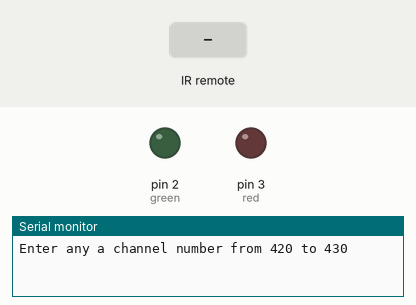
A sketch run on a simulated Arduino Uno, built with avr-gcc and run on an emulated ATmega328P. On the bench: output pins drawn as LEDs (lit = HIGH), the last lines printed to the serial monitor. Inputs (shaded band) come from the test bench.

Above: at 1.2 s.
1.3 s: infrared code 0xC00004 received
At 1.9 s:
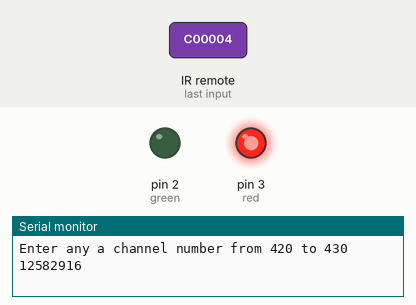
Timing chart, 0 to 4.3 s (numbered marks = the images above; inputs shaded):
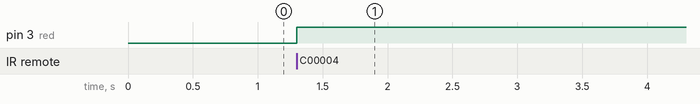

The sketch:

IR_HW.ino
```cpp
#include <IRremote.h>

int IR = 11;
int green = 2;
int red = 3;
IRrecv irrecv(IR);
decode_results results;

void setup() {
  // put your setup code here, to run once:
  pinMode(green,OUTPUT);
  pinMode(red,OUTPUT);
  Serial.begin(9600);
  irrecv.enableIRIn();
  Serial.println("Enter any a channel number from 420 to 430");
}

void loop() {
  // put your main code here, to run repeatedly:
  if (irrecv.decode(&results))
  {
     Serial.println(results.value, DEC);
    irrecv.resume();
  }
  if (results.value == 12582916)//4
  {
    if (results.value == 12582914)//2
    {
      if (results.value == 12582912)//0
      {
        Serial.println("Comedy Central");
      }
      else if (results.value == 12582913)//1
      {
        Serial.println("Cartoon Network");
      }
      else if (results.value == 12582914)//2
      {
        Serial.println("Disney XD");
      }
      else if (results.value == 12582915)//3
      {
        Serial.println("Star Sports");
      }
      else if (results.value == 12582916)//4
      {
        Serial.println("HBO Movies");
      }
      else if (results.value == 12582917)//5
      {
        Serial.println("Star Plus");
      }
      else if (results.value == 12582918)//6
      {
        Serial.println("National Geographic");
      }
      else if (results.value == 12582919)//7
      {
        Serial.println("History TV18");
      }
      else if (results.value == 12582920)//8
      {
        Serial.println("Marvel TV");
      }
      else if (results.value == 12582921)//9
      {
        Serial.println("Learning Coding");
      }
    }
    else if (results.value == 12582915)//3
    {
      if (results.value == 12582912)//0
      {
        Serial.println("Showcase");
      }
      else{
        digitalWrite(red, HIGH);
      }
    }
      else{
      digitalWrite(red, HIGH);
     }
   }


}
```

Measured:
- after the input at 1.3 s, pin 3 (red): LOW → HIGH at once
